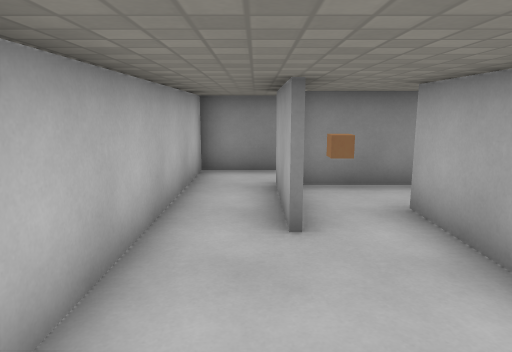
[1] (above)

17 first-person views from a walk through a Godot game level. The camera is 1.5 m above the floor, tilts 10° down and sees 70° across. The floor is counted in squares, 1 m on a side. Each view is taken from the middle of a square. On the plan, view 1 faces up. The plan holds only what a view shows up to about 16 squares ahead; the rest is blank. Characters and animated objects are not drawn. Surface patterns are stand-ins for the level's own textures.

[2]
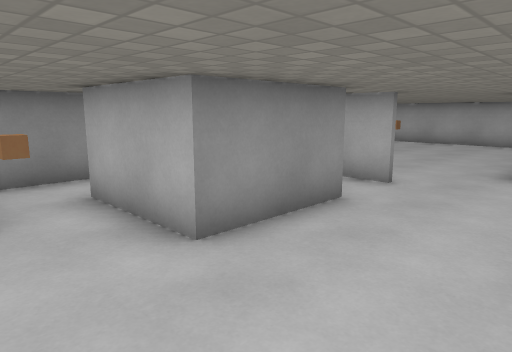

[3]
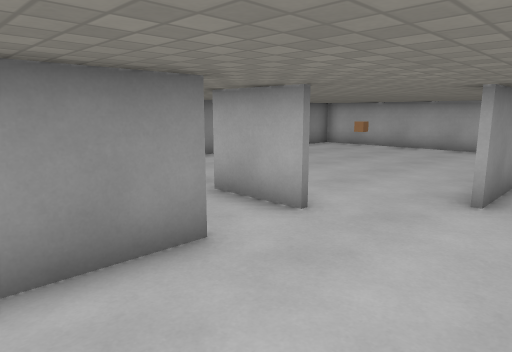

[4]
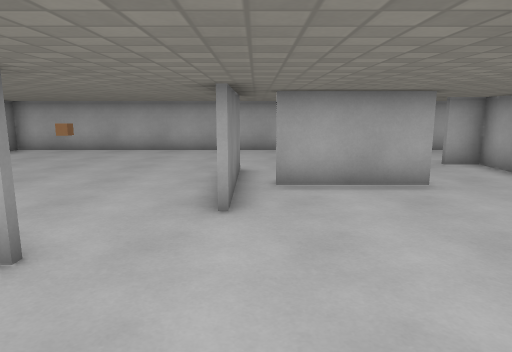

[5]
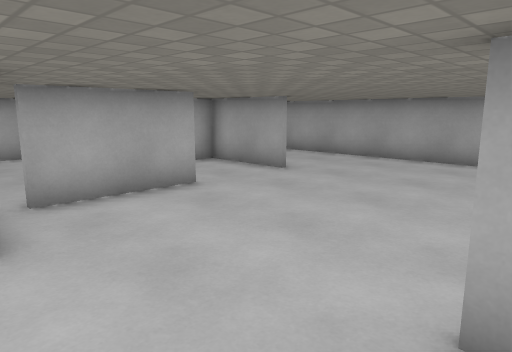

[6]
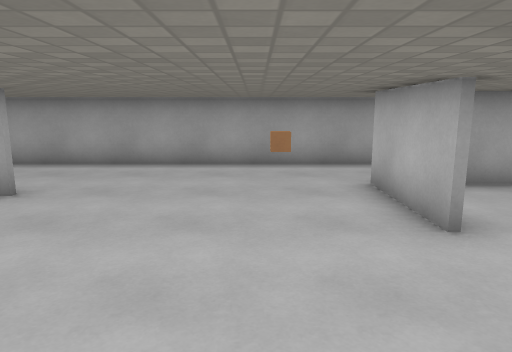

[7]
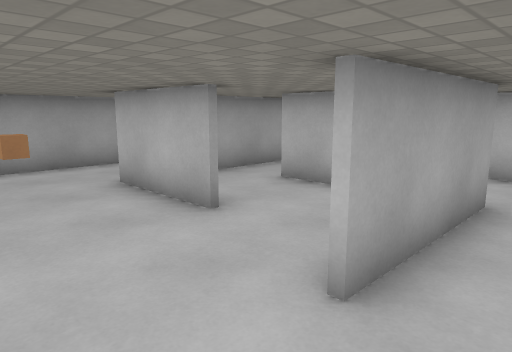

[8]
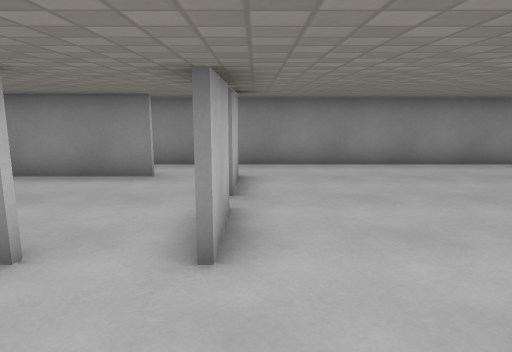

[9]
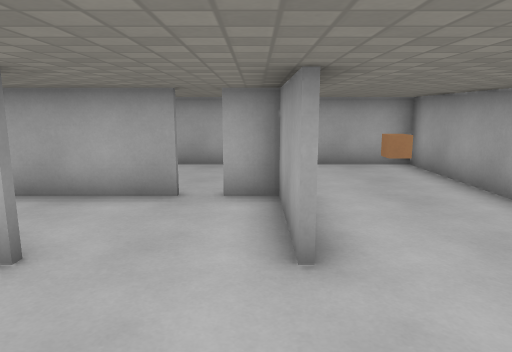

[10]
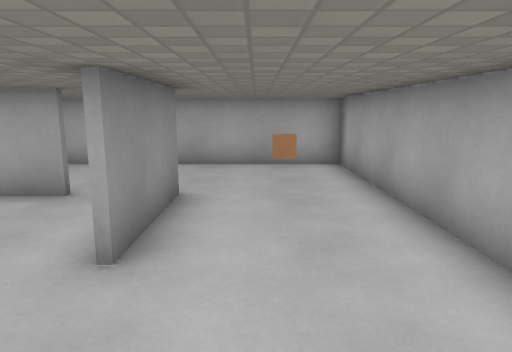

[11]
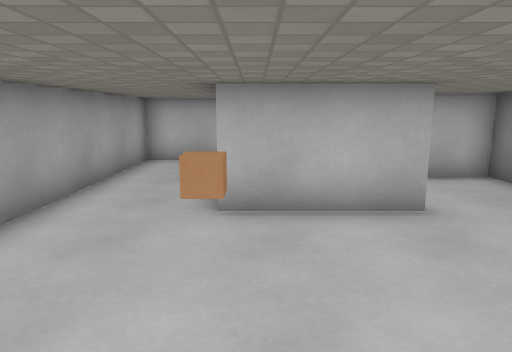

[12]
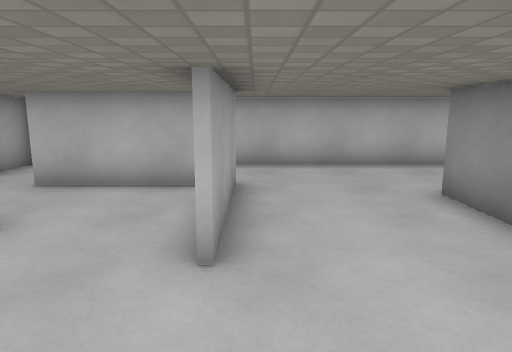

[13]
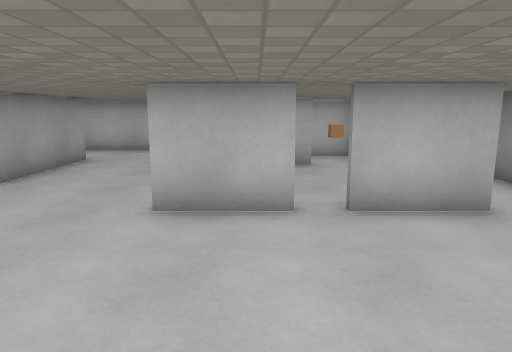

[14]
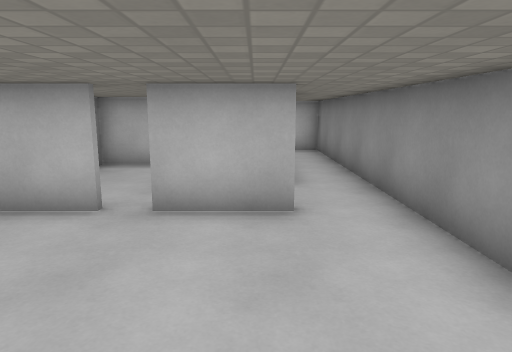

[15]
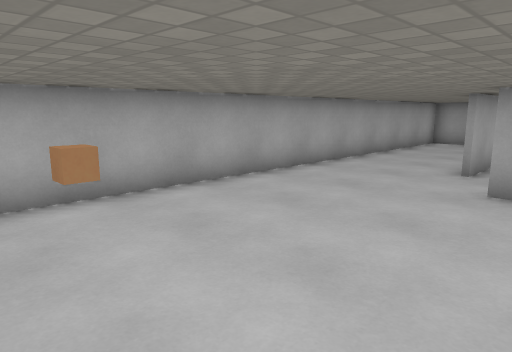

[16]
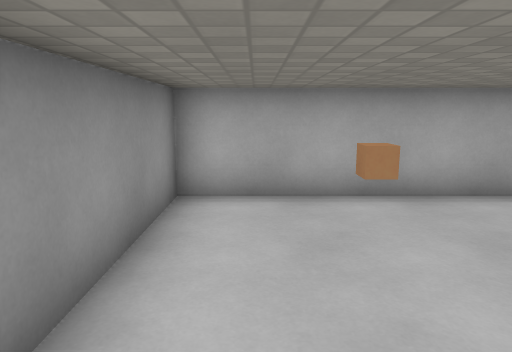

[17]
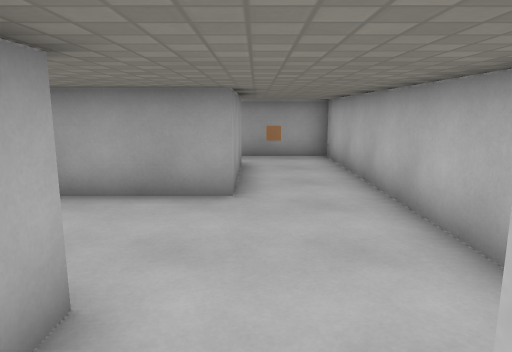

### Floor plan
Ten units are one square. View 1 is at (0, 0); x grows to the right and y downward. Boxes are objects, and circles mark ways between rooms. Rooms are numbered by the first view taken in them; rooms with no view inside come last. Other rooms are left out.
<svg viewBox="-19 -99 208 208">
<path fill="none" stroke="#000" d="M114 36 114 4M134 -4 94 -4M56 -24 24 -24 24 -46M114 64 144 64 144 54M144 46 144 14M76 -46 76 -24M46 44 46 76M146 66 114 66M76 -76 76 -54M14 56 14 14 56 14M4 -44 4 -76M-14 81 -14 104 184 104 184 -94 75 -94M-14 -74 -14 74 6 74M6 -72 6 -44M24 -46 24 -56M24 -74 9 -74M75 -94 -14 -94 -14 -74M26 -56 26 -25M56 -74 24 -74M74 -24 74 -46M16 46 16 56M6 74 28 74M24 16 16 16 16 46"/>
<rect x="-5" y="55" width="10" height="10" fill="#bbb"><title>other object</title></rect>
<rect x="55" y="75" width="10" height="10" fill="#bbb"><title>other object</title></rect>
<rect x="135" y="85" width="10" height="10" fill="#bbb"><title>other object</title></rect>
<rect x="155" y="-65" width="10" height="10" fill="#bbb"><title>other object</title></rect>
<rect x="5" y="-65" width="10" height="10" fill="#bbb"><title>other object</title></rect>
<circle cx="10" cy="-50" r="3" fill="#2a7"/>
<circle cx="-10" cy="-80" r="3" fill="#2a7"/>
<circle cx="70" cy="-85" r="3" fill="#2a7"/>
<circle cx="60" cy="-30" r="3" fill="#2a7"/>
<circle cx="70" cy="-50" r="3" fill="#2a7"/>
<circle cx="10" cy="65" r="3" fill="#2a7"/>
<circle cx="40" cy="35" r="3" fill="#2a7"/>
<circle cx="20" cy="-60" r="3" fill="#2a7"/>
<circle cx="60" cy="-70" r="3" fill="#2a7"/>
<circle cx="25" cy="50" r="3" fill="#2a7"/>
<text x="100" y="10">1</text>
<text x="10" y="-60">2</text>
<text x="30" y="-80">3</text>
<text x="50" y="-50">4</text>
<text x="20" y="60">5</text>
<text x="30" y="30">6</text>
</svg>
Room 1 opens to room 2. Room 1 opens to room 3. Room 1 opens to room 4. Room 1 opens to room 5. Room 1 opens to room 6. Room 2 opens to room 4. Room 3 opens to room 4. Room 5 opens to room 6.

Where each view was taken, in squares from view 1:
view 1: 0 up, 0 right, facing up
view 2: 1 down, 0 right, facing up-right
view 3: 1 down, 3 right, facing up-right
view 4: 0 up, 4 right, facing right
view 5: 1 up, 5 right, facing down-right
view 6: 0 up, 7 right, facing down
view 7: 0 up, 8 right, facing down-left
view 8: 1 down, 8 right, facing up
view 9: 6 down, 8 right, facing right
view 10: 8 down, 8 right, facing right
view 11: 7 down, 10 right, facing left
view 12: 1 down, 9 right, facing left
view 13: 4 up, 13 right, facing left
view 14: 7 up, 13 right, facing left
view 15: 8 up, 12 right, facing down-right
view 16: 8 up, 12 right, facing right
view 17: 5 up, 1 right, facing down
